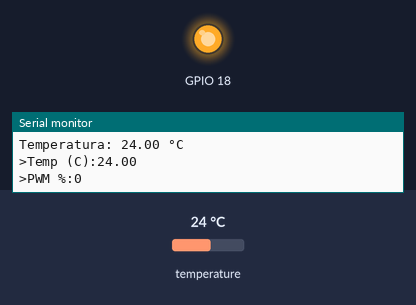
The program below on a simulated ESP32. Parts: output pins drawn as LEDs (lit = HIGH), the last lines printed to the serial monitor. Inputs (shaded band) come from the test bench; at power-on: temperature 24 °C.

Above: at 2.3 s.
2.4 s: temperature set to 33 °C
At 3.1 s:
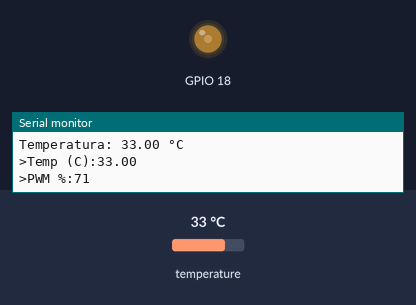
3.9 s: temperature set to 12 °C
At 5.4 s:
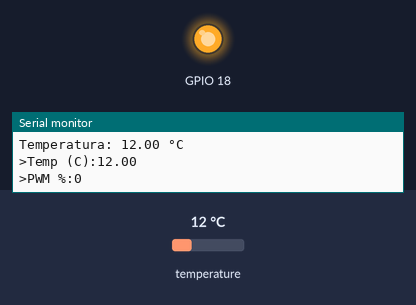
Timing chart, 0 to 6.9 s (numbered marks = the images above; inputs shaded):
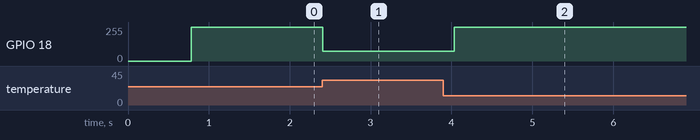

Measured:
- after the input at 2.4 s, GPIO 18: 255/255 → 74/255 at once
- after the input at 3.9 s, GPIO 18: 74/255 → 255/255 after 0.14 s

The program:

main.cpp
```cpp
#include <Arduino.h>
#include "tempManager.h"
#include "fanManager.h"

void updateFanSpeedWithTemperature();

void setup() {
  Serial.begin(115200); // Inicializa la comunicación serie
  TempSensor::begin(); // Inicializa el sensor de temperatura
  FanManager::begin(); // Inicializa el ventilador
  FanManager::turnOn(); // Enciende el ventilador
}

void loop() {
  updateFanSpeedWithTemperature(); // Actualiza la velocidad del ventilador según la temperatura
  delay(50);

}


void updateFanSpeedWithTemperature() {
  // Lee la temperatura actual en grados Celsius desde el sensor
  float temperature = TempSensor::readTemperatureC();

  // Define los límites de temperatura para el control del ventilador
  const float Tmin = 28.0;  // Temperatura mínima donde el ventilador debe estar apagado
  const float Tmax = 35.0;  // Temperatura máxima donde el ventilador debe estar al 100%

  int speed; // Variable para almacenar la velocidad del ventilador en porcentaje (0–100)

  // Determina la velocidad del ventilador según la temperatura
  if (temperature < Tmin) {
    // Si la temperatura es menor que Tmin, el ventilador debe estar apagado
    speed = 0;
  } else if (temperature >= Tmax) {
    // Si la temperatura es mayor o igual a Tmax, el ventilador debe estar al 100%
    speed = 100;
  } else {
    // Si la temperatura está entre Tmin y Tmax, calcula la velocidad proporcionalmente
    float k = 100.0 / (Tmax - Tmin); // Factor de escalamiento
    speed = (int)((temperature - Tmin) * k); // Cálculo proporcional
  }

  // Ajusta la velocidad del ventilador usando el valor calculado
  FanManager::setFanSpeed(speed);

  // Enciende o apaga el ventilador según la velocidad calculada
  if (speed > 0 && !FanManager::isFanOn()) {
    // Si la velocidad es mayor a 0 y el ventilador está apagado, enciéndelo
    FanManager::turnOn();
  } else if (speed == 0 && FanManager::isFanOn()) {
    // Si la velocidad es 0 y el ventilador está encendido, apágalo
    FanManager::turnOff();
  }

  // Imprime información de depuración en el teleplot
  Serial.print(">Temp (C):"); // Muestra la temperatura actual
  Serial.println(temperature);
  Serial.print(">PWM %:"); // Muestra la velocidad del ventilador en porcentaje
  Serial.println(speed);
}
```
